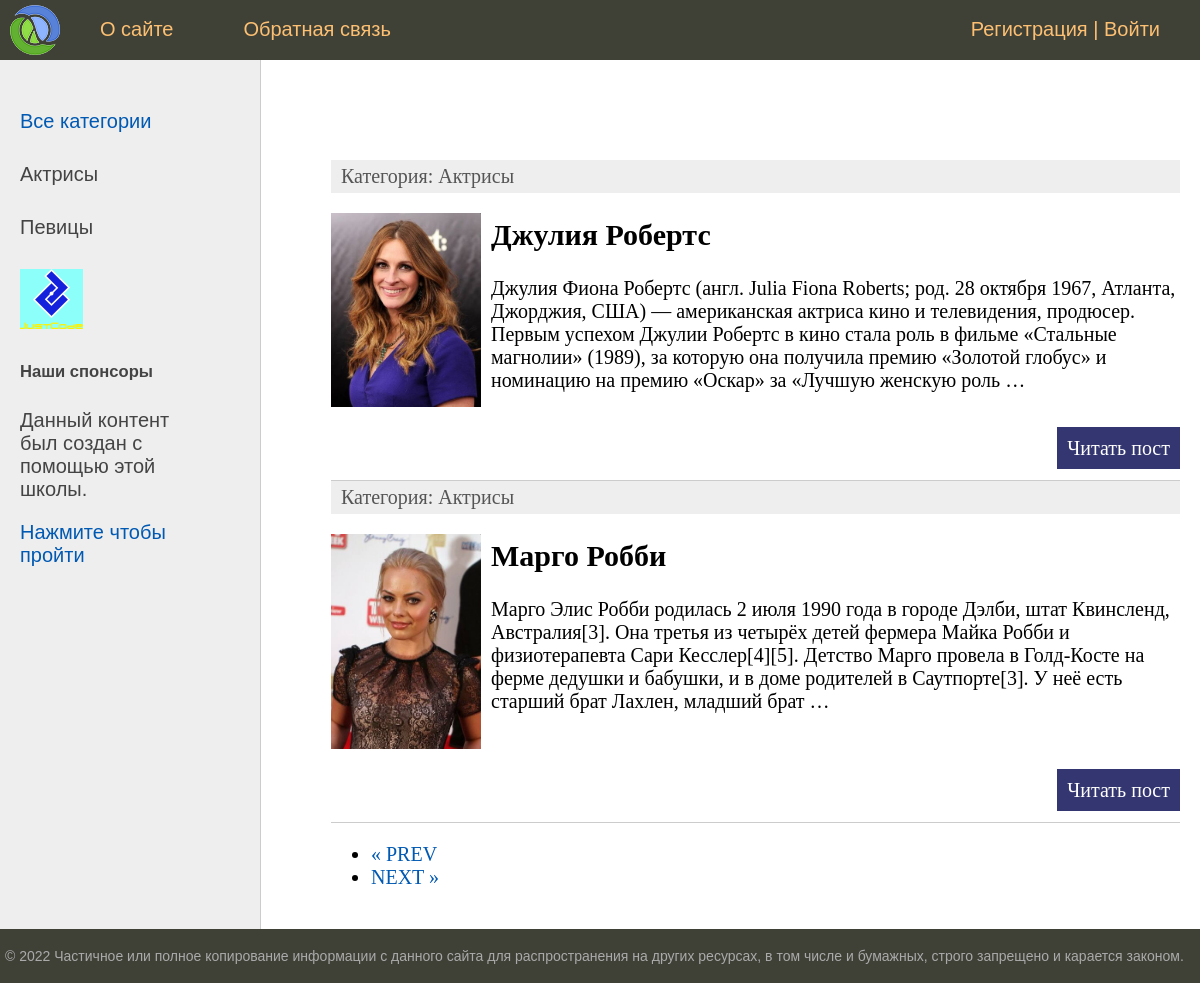
Screenshot of /?page=2 with the database file from the repository.
### women/models.py (models this page shows, shortened)
class Category(models.Model):
    name = models.CharField(max_length=100, db_index=True, verbose_name="Категория")
    slug = models.SlugField(max_length=255, unique=True, db_index=True, verbose_name="URL")
    def __str__(self):
        return self.name
    def get_absolute_url(self):
        return reverse('category', kwargs={'cat_slug': self.slug})
    class Meta:
        verbose_name = 'Категория'
        verbose_name_plural = 'Категории'
        ordering = ['id']

class Women(models.Model):
    title = models.CharField(max_length=255, verbose_name="Заголовок")
    slug = models.SlugField(max_length=255, unique=True, db_index=True, verbose_name="URL")
    content = models.TextField(blank=True, verbose_name="Текст статьи")
    photo = models.ImageField(upload_to="photos/%Y/%m/%d/", verbose_name="Фото")
    time_create = models.DateTimeField(auto_now_add=True, verbose_name="Время создания")
    time_update = models.DateTimeField(auto_now=True, verbose_name="Время изменения")
    is_published = models.BooleanField(default=True, verbose_name="Публикация")
    cat = models.ForeignKey('Category', on_delete=models.PROTECT, verbose_name="Категории")
    def get_absolute_url(self):
        return reverse('post', kwargs={'post_slug': self.slug})
    class Meta:
        verbose_name = 'Известные женщины'
        verbose_name_plural = 'Известные женщины'
        ordering = ['id']

### women/views.py (the view)
# urls.py: path('', WomenHome.as_view(), name='home'),
class WomenHome(DataMixin, ListView):
    model = Women
    template_name = 'women/index.html'
    context_object_name = 'posts'
    def get_context_data(self, *, object_list=None, **kwargs):
        context = super().get_context_data(**kwargs)
        c_def = self.get_user_context(title="Главная страница")
        return dict(list(context.items()) + list(c_def.items()))
    def get_queryset(self):
        return Women.objects.filter(is_published=True)

### women/utils.py (called while the page is built)
    def get_user_context(self, **kwargs):
        context = kwargs
        cats = Category.objects.annotate(Count('women'))
        user_menu = menu.copy()
        if not self.request.user.is_authenticated:
            user_menu.pop(1)
        context['menu'] = user_menu
        context['cats'] = cats
        if 'cat_selected' not in context:
            context['cat_selected'] = 0
        return context

### women/templates/women/index.html (shortened to what this page needs)
{% extends 'women/base.html' %}
{% block content %}
<ul class="list-articles">
	{% for p in posts %}
			<li><div class="article-panel">
	<p class="first">Категория: {{p.cat}}</p>
</div>
{% if p.photo %}
	<p><img class="img-article-left thumb" src="{{p.photo.url}}"></p>
{% endif %}
				<h2>{{p.title}}</h2>
	{% autoescape on %}
	{{p.content|linebreaks|truncatewords:50}}
	{% endautoescape %}
			<p class="link-read-post"><a href="{{ p.get_absolute_url }}">Читать пост</a></p>
			</li>
	{% endfor %}
</ul>
{% endblock %}

### women/templates/women/base.html (shortened to what this page needs)
{% load static %}
{% load women_tags %}
<!DOCTYPE html>
<html>
<head>
	<link type="text/css" href="{% static 'women/css/styles.css' %}" rel="stylesheet" />
</head>
<body>
<table class="table-page" border=0 cellpadding="0" cellspacing="0">
<tr><td valign=top>
{% block mainmenu %}
		<div class="header">
			<ul id="mainmenu" class="mainmenu">
			<li class="logo"><a href="{% url 'home' %}"><div class="logo"></div></a></li>
{% for m in menu %}
			<li><a href="{% url m.url_name %}">{{m.title}}</a></li>
{% endfor %}
				{% if request.user.is_authenticated %}
				<li class = 'last'> {{ user.username}} |<a href="{% url 'logout' %}">Выйти</a></li>
				{% else %}
				<li class = 'last'><a href="{% url 'register' %}">Регистрация</a> | <a href="{% url 'login' %}">Войти</a></li>
				{% endif %}
			</ul>
		</div>
{% endblock mainmenu %}
<table class="table-content" border=0 cellpadding="0" cellspacing="0">
<tr>
	<td valign="top" class="left-chapters">
	<ul id="leftchapters">
{% if cat_selected == 0 %}
		<li class="selected">Все категории</li>
{% else %}
		<li><a href="{% url 'home' %}">Все категории</a></li>
{% endif %}
{% for c in cats %}
{% if c.women__count > 0 %}
	{% if c.pk == cat_selected %}
		<li class="selected">{{c.name}}</li>
	{% else %}
		<li><a href="{{ c.get_absolute_url }}">{{c.name}}</a></li>
	{% endif %}
{% endif %}
{% endfor %}
<div class="card" style="width: 10rem;">
	<img src="static/women/images/logoCompany.png" class="card-img-top" alt="">
	<div class="card-body">
	  <h5 class="card-title">Наши спонсоры</h5>
	  <p class="card-text">Данный контент был создан с помощью  этой школы.</p>
	  <a href="https://justcode.kz/" class="btn btn-primary stretched-link">Нажмите чтобы пройти</a>
	</div>
  </div>
	</ul>
</td>
<td valign="top" class="content">
	<div class="content-text">
{% block content %}
{% endblock %}
{% if page_obj.has_other_pages %}
  <ul class="pagination justify-content-center">
    {% if page_obj.has_previous %}
    <li><a href="?page={{ page_obj.previous_page_number }}" class="page-link">&laquo; PREV </a></li>
    {% endif %}
    {% if page_obj.has_next %}
    <li><a href="?page={{ page_obj.next_page_number }}" class="page-link"> NEXT &raquo;</a></li>
   {% endif %}
  </ul>
</div>
{% endif %}
</td></tr></table>
</td></tr>
<tr><td valign=top>
	<div id="footer">
		<p>&copy; 2022 Частичное или полное копирование информации с данного сайта для распространения на других ресурсах, в том числе и бумажных, строго запрещено и карается законом.</p>
	</div>
</td></tr></table>
</body>
</html>

### women/static/women/css/styles.css (style rules this page uses)
html, body { font-family: 'Arial'; margin: 0; padding: 0; height: 100%; width: 100%; color: #444; }
a { color: #0059b2; text-decoration: none; }
img { max-width: 600px; height: auto; }
img.img-article-left { max-width: 300px; height: auto; float: left; padding: 0 10px 10px 0; }
img.img-article-left.thumb { max-width: 150px; height: auto; }
p.link-read-post { text-align: right; }
p.link-read-post a { padding: 10px; min-width: 100px; background: #333671; color: #fff; text-decoration: none; }
div.article-panel { background: #eee; padding: 5px 10px 5px 10px; box-sizing: border-box; overflow: hidden; color: #555; }
div.article-panel p.first { margin: 0; float: left; }
ul.list-articles { list-style: none; margin: 0; padding: 0; }
ul.list-articles li { border-bottom: 1px solid #ccc; }
.table-page { width: 100%; height: 100%; vertical-align: top; }
.table-page tr { height: 100%; }
.header { background: #3F4137; height: 60px; }
.logo { background: url('../images/logo.png') no-repeat 10px 5px; width: 70px; height: 60px; }
ul.mainmenu { list-style: none; margin: 0; padding: 0; height: 60px; color: #fdc073; font-size: 20px; overflow: hidden; }
ul.mainmenu li { float: left; margin: 18px 40px 0 30px; }
ul.mainmenu li.logo { margin: 0; }
ul.mainmenu li.last { float: right; }
ul.mainmenu li a { color: #fdc073; text-decoration: none; }
.table-content { width: 100%; min-height: 100%; height: 100%; }
.left-chapters { margin: 0; background: #eee; border-right: 1px solid #ccc; min-height: 100%; }
.left-chapters ul { width: 230px; min-height: 100%; margin: 0; padding: 20px 10px 10px 20px; list-style: none; font-size: 20px; }
.left-chapters ul li { margin: 30px 0 0 0; color: #999; }
.left-chapters ul li.selected { color: #0059b2; }
.left-chapters ul li a { color: #444; text-decoration: none; }
.content { padding: 40px 20px 20px 40px; width: 100%; box-sizing: border-box; }
.content-text { margin: 60px 0 0 30px; color: #000; font-size: 20px; font-family: Yandex Sans Display Light; }
#footer { box-sizing: border-box; background: #3F4137; padding: 5px; color: #aaa; font-size: 14px; font-family: Verdana, Geneva, Arial, Helvetica; text-align: left; overflow: hidden; }

### rows the page displays
Category: name "Актрисы"
Category: name "Певицы"
Women: cat "Актрисы", photo (picture), title "Джулия Робертс", content "Джулия Фиона Робертс (англ. Julia Fiona Roberts; род. 28 октября 1967, Атланта, Джорджия, США) — американская актриса кино и телевидения, продюсер. Первым успехом Джулии Робертс в кино стала роль в фильме «Стальные магнолии» (1989), за которую она получила премию «Золотой глобус» и номинацию на премию «Оскар» за «Лучшую женскую роль …"
Women: cat "Актрисы", photo (picture), title "Марго Робби", content "Марго Элис Робби родилась 2 июля 1990 года в городе Дэлби, штат Квинсленд, Австралия[3]. Она третья из четырёх детей фермера Майка Робби и физиотерапевта Сари Кесслер[4][5]. Детство Марго провела в Голд-Косте на ферме дедушки и бабушки, и в доме родителей в Саутпорте[3]. У неё есть старший брат Лахлен, младший брат …"

### other values shown
{{ m.title }} "О сайте" "Обратная связь"
